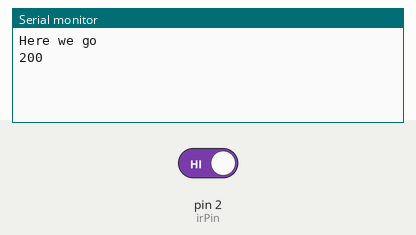
The sketch below on a simulated Arduino Uno, built with avr-gcc and run on an emulated ATmega328P. On the bench: the last lines printed to the serial monitor. The test bench sets the inputs (shaded band); at power-on: pin 2 (irPin) HIGH.

Above: at 1.2 s.
1.3 s: pin 2 (irPin) driven LOW
At 2.6 s:
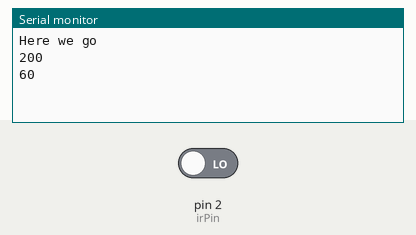
2.8 s: pin 2 (irPin) driven HIGH
At 3.8 s:
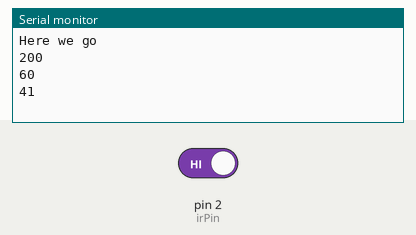
Timing chart, 0 to 5.8 s (numbered marks = the images above; inputs shaded):
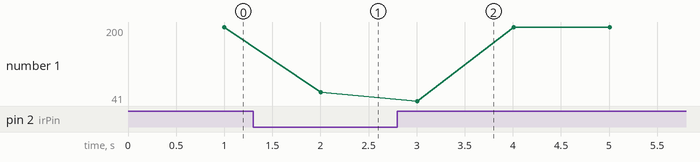

Measured:
- after the input at 1.3 s, the serial monitor: prints a new line after 0.70 s (image 1)
- after the input at 2.8 s, the serial monitor: prints a new line after 0.21 s (image 2)
- plotted number 1: 200 → 60 after the input at 1.3 s

The sketch:

IR_Value_Tester.ino
```cpp
int irPin = 2;
int irValue;

// the setup routine runs once when you press reset:
void setup() {
  // initialize serial communication at 9600 bits per second:
  Serial.begin(9600);
  // make the pushbutton's pin an input:
  pinMode(irPin, INPUT);
  Serial.println("Here we go");
}

// the loop routine runs over and over again forever:
void loop() {
  // read the input pin:
  for(int i=0; i<200;i++){
    irValue += digitalRead(irPin);
    delay(5);
  }
  Serial.println(irValue);
  irValue = 0;
}
```
